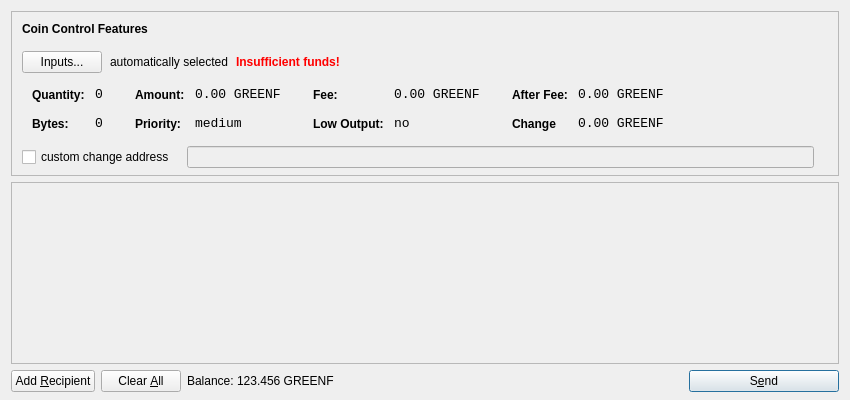
<?xml version="1.0" encoding="UTF-8"?>
<ui version="4.0">
 <class>SendCoinsDialog</class>
 <widget class="QDialog" name="SendCoinsDialog">
  <property name="geometry">
   <rect>
    <x>0</x>
    <y>0</y>
    <width>850</width>
    <height>400</height>
   </rect>
  </property>
  <property name="windowTitle">
   <string>Send Coins</string>
  </property>
  <layout class="QVBoxLayout" name="verticalLayout" stretch="0,1,0">
   <property name="bottomMargin">
    <number>8</number>
   </property>
   <item>
    <widget class="QFrame" name="frameCoinControl">
     <property name="sizePolicy">
      <sizepolicy hsizetype="Expanding" vsizetype="Expanding">
       <horstretch>0</horstretch>
       <verstretch>0</verstretch>
      </sizepolicy>
     </property>
     <property name="maximumSize">
      <size>
       <width>16777215</width>
       <height>16777215</height>
      </size>
     </property>
     <property name="frameShape">
      <enum>QFrame::StyledPanel</enum>
     </property>
     <property name="frameShadow">
      <enum>QFrame::Sunken</enum>
     </property>
     <layout class="QVBoxLayout" name="verticalLayoutCoinControl2">
      <property name="spacing">
       <number>-1</number>
      </property>
      <property name="leftMargin">
       <number>0</number>
      </property>
      <property name="topMargin">
       <number>0</number>
      </property>
      <property name="rightMargin">
       <number>0</number>
      </property>
      <property name="bottomMargin">
       <number>6</number>
      </property>
      <item>
       <layout class="QVBoxLayout" name="verticalLayoutCoinControl" stretch="0,0,0,0,1">
        <property name="spacing">
         <number>0</number>
        </property>
        <property name="leftMargin">
         <number>10</number>
        </property>
        <property name="topMargin">
         <number>10</number>
        </property>
        <item>
         <layout class="QHBoxLayout" name="horizontalLayoutCoinControl1">
          <property name="bottomMargin">
           <number>15</number>
          </property>
          <item>
           <widget class="QLabel" name="labelCoinControlFeatures">
            <property name="sizePolicy">
             <sizepolicy hsizetype="Preferred" vsizetype="Maximum">
              <horstretch>0</horstretch>
              <verstretch>0</verstretch>
             </sizepolicy>
            </property>
            <property name="font">
             <font>
              <weight>75</weight>
              <bold>true</bold>
             </font>
            </property>
            <property name="styleSheet">
             <string notr="true">font-weight:bold;</string>
            </property>
            <property name="text">
             <string>Coin Control Features</string>
            </property>
           </widget>
          </item>
         </layout>
        </item>
        <item>
         <layout class="QHBoxLayout" name="horizontalLayoutCoinControl2" stretch="0,0,0,0">
          <property name="spacing">
           <number>8</number>
          </property>
          <property name="bottomMargin">
           <number>10</number>
          </property>
          <item>
           <widget class="QPushButton" name="pushButtonCoinControl">
            <property name="styleSheet">
             <string notr="true"/>
            </property>
            <property name="text">
             <string>Inputs...</string>
            </property>
           </widget>
          </item>
          <item>
           <widget class="QLabel" name="labelCoinControlAutomaticallySelected">
            <property name="text">
             <string>automatically selected</string>
            </property>
            <property name="margin">
             <number>5</number>
            </property>
           </widget>
          </item>
          <item>
           <widget class="QLabel" name="labelCoinControlInsuffFunds">
            <property name="font">
             <font>
              <weight>75</weight>
              <bold>true</bold>
             </font>
            </property>
            <property name="styleSheet">
             <string notr="true">color:red;font-weight:bold;</string>
            </property>
            <property name="text">
             <string>Insufficient funds!</string>
            </property>
            <property name="margin">
             <number>5</number>
            </property>
           </widget>
          </item>
          <item>
           <spacer name="horizontalSpacerCoinControl">
            <property name="orientation">
             <enum>Qt::Horizontal</enum>
            </property>
            <property name="sizeHint" stdset="0">
             <size>
              <width>40</width>
              <height>1</height>
             </size>
            </property>
           </spacer>
          </item>
         </layout>
        </item>
        <item>
         <widget class="QWidget" name="widgetCoinControl" native="true">
          <property name="sizePolicy">
           <sizepolicy hsizetype="Preferred" vsizetype="Preferred">
            <horstretch>0</horstretch>
            <verstretch>0</verstretch>
           </sizepolicy>
          </property>
          <property name="minimumSize">
           <size>
            <width>0</width>
            <height>0</height>
           </size>
          </property>
          <property name="styleSheet">
           <string notr="true"/>
          </property>
          <layout class="QHBoxLayout" name="horizontalLayoutCoinControl5">
           <property name="margin">
            <number>0</number>
           </property>
           <item>
            <layout class="QHBoxLayout" name="horizontalLayoutCoinControl3" stretch="0,0,0,1">
             <property name="spacing">
              <number>20</number>
             </property>
             <property name="topMargin">
              <number>0</number>
             </property>
             <property name="bottomMargin">
              <number>10</number>
             </property>
             <item>
              <layout class="QFormLayout" name="formLayoutCoinControl1">
               <property name="horizontalSpacing">
                <number>10</number>
               </property>
               <property name="verticalSpacing">
                <number>14</number>
               </property>
               <property name="leftMargin">
                <number>10</number>
               </property>
               <property name="topMargin">
                <number>4</number>
               </property>
               <property name="rightMargin">
                <number>6</number>
               </property>
               <item row="0" column="0">
                <widget class="QLabel" name="labelCoinControlQuantityText">
                 <property name="styleSheet">
                  <string notr="true">font-weight:bold;</string>
                 </property>
                 <property name="text">
                  <string>Quantity:</string>
                 </property>
                 <property name="margin">
                  <number>0</number>
                 </property>
                </widget>
               </item>
               <item row="0" column="1">
                <widget class="QLabel" name="labelCoinControlQuantity">
                 <property name="font">
                  <font>
                   <family>Monospace</family>
                   <pointsize>10</pointsize>
                  </font>
                 </property>
                 <property name="cursor">
                  <cursorShape>IBeamCursor</cursorShape>
                 </property>
                 <property name="contextMenuPolicy">
                  <enum>Qt::ActionsContextMenu</enum>
                 </property>
                 <property name="text">
                  <string>0</string>
                 </property>
                 <property name="margin">
                  <number>0</number>
                 </property>
                 <property name="textInteractionFlags">
                  <set>Qt::LinksAccessibleByMouse|Qt::TextSelectableByKeyboard|Qt::TextSelectableByMouse</set>
                 </property>
                </widget>
               </item>
               <item row="1" column="0">
                <widget class="QLabel" name="labelCoinControlBytesText">
                 <property name="styleSheet">
                  <string notr="true">font-weight:bold;</string>
                 </property>
                 <property name="text">
                  <string>Bytes:</string>
                 </property>
                </widget>
               </item>
               <item row="1" column="1">
                <widget class="QLabel" name="labelCoinControlBytes">
                 <property name="font">
                  <font>
                   <family>Monospace</family>
                   <pointsize>10</pointsize>
                  </font>
                 </property>
                 <property name="cursor">
                  <cursorShape>IBeamCursor</cursorShape>
                 </property>
                 <property name="contextMenuPolicy">
                  <enum>Qt::ActionsContextMenu</enum>
                 </property>
                 <property name="text">
                  <string>0</string>
                 </property>
                 <property name="textInteractionFlags">
                  <set>Qt::LinksAccessibleByMouse|Qt::TextSelectableByKeyboard|Qt::TextSelectableByMouse</set>
                 </property>
                </widget>
               </item>
              </layout>
             </item>
             <item>
              <layout class="QFormLayout" name="formLayoutCoinControl2">
               <property name="horizontalSpacing">
                <number>10</number>
               </property>
               <property name="verticalSpacing">
                <number>14</number>
               </property>
               <property name="leftMargin">
                <number>6</number>
               </property>
               <property name="topMargin">
                <number>4</number>
               </property>
               <property name="rightMargin">
                <number>6</number>
               </property>
               <item row="0" column="0">
                <widget class="QLabel" name="labelCoinControlAmountText">
                 <property name="styleSheet">
                  <string notr="true">font-weight:bold;</string>
                 </property>
                 <property name="text">
                  <string>Amount:</string>
                 </property>
                 <property name="margin">
                  <number>0</number>
                 </property>
                </widget>
               </item>
               <item row="0" column="1">
                <widget class="QLabel" name="labelCoinControlAmount">
                 <property name="font">
                  <font>
                   <family>Monospace</family>
                   <pointsize>10</pointsize>
                  </font>
                 </property>
                 <property name="cursor">
                  <cursorShape>IBeamCursor</cursorShape>
                 </property>
                 <property name="contextMenuPolicy">
                  <enum>Qt::ActionsContextMenu</enum>
                 </property>
                 <property name="text">
                  <string>0.00 GREENF</string>
                 </property>
                 <property name="textInteractionFlags">
                  <set>Qt::LinksAccessibleByMouse|Qt::TextSelectableByKeyboard|Qt::TextSelectableByMouse</set>
                 </property>
                </widget>
               </item>
               <item row="1" column="0">
                <widget class="QLabel" name="labelCoinControlPriorityText">
                 <property name="styleSheet">
                  <string notr="true">font-weight:bold;</string>
                 </property>
                 <property name="text">
                  <string>Priority:</string>
                 </property>
                </widget>
               </item>
               <item row="1" column="1">
                <widget class="QLabel" name="labelCoinControlPriority">
                 <property name="font">
                  <font>
                   <family>Monospace</family>
                   <pointsize>10</pointsize>
                  </font>
                 </property>
                 <property name="cursor">
                  <cursorShape>IBeamCursor</cursorShape>
                 </property>
                 <property name="contextMenuPolicy">
                  <enum>Qt::ActionsContextMenu</enum>
                 </property>
                 <property name="text">
                  <string>medium</string>
                 </property>
                 <property name="textInteractionFlags">
                  <set>Qt::LinksAccessibleByMouse|Qt::TextSelectableByKeyboard|Qt::TextSelectableByMouse</set>
                 </property>
                </widget>
               </item>
              </layout>
             </item>
             <item>
              <layout class="QFormLayout" name="formLayoutCoinControl3">
               <property name="horizontalSpacing">
                <number>10</number>
               </property>
               <property name="verticalSpacing">
                <number>14</number>
               </property>
               <property name="leftMargin">
                <number>6</number>
               </property>
               <property name="topMargin">
                <number>4</number>
               </property>
               <property name="rightMargin">
                <number>6</number>
               </property>
               <item row="0" column="0">
                <widget class="QLabel" name="labelCoinControlFeeText">
                 <property name="styleSheet">
                  <string notr="true">font-weight:bold;</string>
                 </property>
                 <property name="text">
                  <string>Fee:</string>
                 </property>
                 <property name="margin">
                  <number>0</number>
                 </property>
                </widget>
               </item>
               <item row="0" column="1">
                <widget class="QLabel" name="labelCoinControlFee">
                 <property name="font">
                  <font>
                   <family>Monospace</family>
                   <pointsize>10</pointsize>
                  </font>
                 </property>
                 <property name="cursor">
                  <cursorShape>IBeamCursor</cursorShape>
                 </property>
                 <property name="contextMenuPolicy">
                  <enum>Qt::ActionsContextMenu</enum>
                 </property>
                 <property name="text">
                  <string>0.00 GREENF</string>
                 </property>
                 <property name="textInteractionFlags">
                  <set>Qt::LinksAccessibleByMouse|Qt::TextSelectableByKeyboard|Qt::TextSelectableByMouse</set>
                 </property>
                </widget>
               </item>
               <item row="1" column="0">
                <widget class="QLabel" name="labelCoinControlLowOutputText">
                 <property name="styleSheet">
                  <string notr="true">font-weight:bold;</string>
                 </property>
                 <property name="text">
                  <string>Low Output:</string>
                 </property>
                </widget>
               </item>
               <item row="1" column="1">
                <widget class="QLabel" name="labelCoinControlLowOutput">
                 <property name="font">
                  <font>
                   <family>Monospace</family>
                   <pointsize>10</pointsize>
                  </font>
                 </property>
                 <property name="cursor">
                  <cursorShape>IBeamCursor</cursorShape>
                 </property>
                 <property name="contextMenuPolicy">
                  <enum>Qt::ActionsContextMenu</enum>
                 </property>
                 <property name="text">
                  <string>no</string>
                 </property>
                 <property name="textInteractionFlags">
                  <set>Qt::LinksAccessibleByMouse|Qt::TextSelectableByKeyboard|Qt::TextSelectableByMouse</set>
                 </property>
                </widget>
               </item>
              </layout>
             </item>
             <item>
              <layout class="QFormLayout" name="formLayoutCoinControl4">
               <property name="horizontalSpacing">
                <number>10</number>
               </property>
               <property name="verticalSpacing">
                <number>14</number>
               </property>
               <property name="leftMargin">
                <number>6</number>
               </property>
               <property name="topMargin">
                <number>4</number>
               </property>
               <property name="rightMargin">
                <number>6</number>
               </property>
               <item row="0" column="0">
                <widget class="QLabel" name="labelCoinControlAfterFeeText">
                 <property name="styleSheet">
                  <string notr="true">font-weight:bold;</string>
                 </property>
                 <property name="text">
                  <string>After Fee:</string>
                 </property>
                 <property name="margin">
                  <number>0</number>
                 </property>
                </widget>
               </item>
               <item row="0" column="1">
                <widget class="QLabel" name="labelCoinControlAfterFee">
                 <property name="font">
                  <font>
                   <family>Monospace</family>
                   <pointsize>10</pointsize>
                  </font>
                 </property>
                 <property name="cursor">
                  <cursorShape>IBeamCursor</cursorShape>
                 </property>
                 <property name="contextMenuPolicy">
                  <enum>Qt::ActionsContextMenu</enum>
                 </property>
                 <property name="text">
                  <string>0.00 GREENF</string>
                 </property>
                 <property name="textInteractionFlags">
                  <set>Qt::LinksAccessibleByMouse|Qt::TextSelectableByKeyboard|Qt::TextSelectableByMouse</set>
                 </property>
                </widget>
               </item>
               <item row="1" column="0">
                <widget class="QLabel" name="labelCoinControlChangeText">
                 <property name="styleSheet">
                  <string notr="true">font-weight:bold;</string>
                 </property>
                 <property name="text">
                  <string>Change</string>
                 </property>
                </widget>
               </item>
               <item row="1" column="1">
                <widget class="QLabel" name="labelCoinControlChange">
                 <property name="font">
                  <font>
                   <family>Monospace</family>
                   <pointsize>10</pointsize>
                  </font>
                 </property>
                 <property name="cursor">
                  <cursorShape>IBeamCursor</cursorShape>
                 </property>
                 <property name="contextMenuPolicy">
                  <enum>Qt::ActionsContextMenu</enum>
                 </property>
                 <property name="text">
                  <string>0.00 GREENF</string>
                 </property>
                 <property name="textInteractionFlags">
                  <set>Qt::LinksAccessibleByMouse|Qt::TextSelectableByKeyboard|Qt::TextSelectableByMouse</set>
                 </property>
                </widget>
               </item>
              </layout>
             </item>
            </layout>
           </item>
          </layout>
         </widget>
        </item>
        <item>
         <layout class="QHBoxLayout" name="horizontalLayoutCoinControl4" stretch="0,0,0">
          <property name="spacing">
           <number>12</number>
          </property>
          <property name="sizeConstraint">
           <enum>QLayout::SetDefaultConstraint</enum>
          </property>
          <property name="topMargin">
           <number>5</number>
          </property>
          <property name="rightMargin">
           <number>5</number>
          </property>
          <item>
           <widget class="QCheckBox" name="checkBoxCoinControlChange">
            <property name="text">
             <string>custom change address</string>
            </property>
           </widget>
          </item>
          <item>
           <widget class="QLineEdit" name="lineEditCoinControlChange">
            <property name="enabled">
             <bool>false</bool>
            </property>
            <property name="sizePolicy">
             <sizepolicy hsizetype="Expanding" vsizetype="Fixed">
              <horstretch>0</horstretch>
              <verstretch>0</verstretch>
             </sizepolicy>
            </property>
           </widget>
          </item>
          <item>
           <widget class="QLabel" name="labelCoinControlChangeLabel">
            <property name="sizePolicy">
             <sizepolicy hsizetype="Preferred" vsizetype="Expanding">
              <horstretch>0</horstretch>
              <verstretch>0</verstretch>
             </sizepolicy>
            </property>
            <property name="minimumSize">
             <size>
              <width>0</width>
              <height>0</height>
             </size>
            </property>
            <property name="text">
             <string/>
            </property>
            <property name="margin">
             <number>3</number>
            </property>
           </widget>
          </item>
         </layout>
        </item>
        <item>
         <spacer name="verticalSpacerCoinControl">
          <property name="orientation">
           <enum>Qt::Vertical</enum>
          </property>
          <property name="sizeHint" stdset="0">
           <size>
            <width>800</width>
            <height>1</height>
           </size>
          </property>
         </spacer>
        </item>
       </layout>
      </item>
     </layout>
    </widget>
   </item>
   <item>
    <widget class="QScrollArea" name="scrollArea">
     <property name="widgetResizable">
      <bool>true</bool>
     </property>
     <widget class="QWidget" name="scrollAreaWidgetContents">
      <property name="geometry">
       <rect>
        <x>0</x>
        <y>0</y>
        <width>830</width>
        <height>165</height>
       </rect>
      </property>
      <layout class="QVBoxLayout" name="verticalLayout_2">
       <property name="margin">
        <number>0</number>
       </property>
       <item>
        <layout class="QVBoxLayout" name="entries">
         <property name="spacing">
          <number>6</number>
         </property>
        </layout>
       </item>
       <item>
        <spacer name="verticalSpacer">
         <property name="orientation">
          <enum>Qt::Vertical</enum>
         </property>
         <property name="sizeHint" stdset="0">
          <size>
           <width>20</width>
           <height>40</height>
          </size>
         </property>
        </spacer>
       </item>
      </layout>
     </widget>
    </widget>
   </item>
   <item>
    <layout class="QHBoxLayout" name="horizontalLayout">
     <item>
      <widget class="QPushButton" name="addButton">
       <property name="toolTip">
        <string>Send to multiple recipients at once</string>
       </property>
       <property name="text">
        <string>Add &amp;Recipient</string>
       </property>
       <property name="icon">
        <iconset resource="../bitcoin.qrc">
         <normaloff>:/icons/add</normaloff>:/icons/add</iconset>
       </property>
       <property name="autoDefault">
        <bool>false</bool>
       </property>
      </widget>
     </item>
     <item>
      <widget class="QPushButton" name="clearButton">
       <property name="sizePolicy">
        <sizepolicy hsizetype="Minimum" vsizetype="Fixed">
         <horstretch>0</horstretch>
         <verstretch>0</verstretch>
        </sizepolicy>
       </property>
       <property name="toolTip">
        <string>Remove all transaction fields</string>
       </property>
       <property name="text">
        <string>Clear &amp;All</string>
       </property>
       <property name="icon">
        <iconset resource="../bitcoin.qrc">
         <normaloff>:/icons/remove</normaloff>:/icons/remove</iconset>
       </property>
       <property name="autoRepeatDelay">
        <number>300</number>
       </property>
       <property name="autoDefault">
        <bool>false</bool>
       </property>
      </widget>
     </item>
     <item>
      <layout class="QHBoxLayout" name="horizontalLayout_2">
       <property name="spacing">
        <number>3</number>
       </property>
       <item>
        <widget class="QLabel" name="label">
         <property name="sizePolicy">
          <sizepolicy hsizetype="Preferred" vsizetype="Fixed">
           <horstretch>0</horstretch>
           <verstretch>0</verstretch>
          </sizepolicy>
         </property>
         <property name="text">
          <string>Balance:</string>
         </property>
        </widget>
       </item>
       <item>
        <widget class="QLabel" name="labelBalance">
         <property name="sizePolicy">
          <sizepolicy hsizetype="Preferred" vsizetype="Fixed">
           <horstretch>0</horstretch>
           <verstretch>0</verstretch>
          </sizepolicy>
         </property>
         <property name="cursor">
          <cursorShape>IBeamCursor</cursorShape>
         </property>
         <property name="text">
          <string>123.456 GREENF</string>
         </property>
         <property name="textInteractionFlags">
          <set>Qt::LinksAccessibleByMouse|Qt::TextSelectableByKeyboard|Qt::TextSelectableByMouse</set>
         </property>
        </widget>
       </item>
      </layout>
     </item>
     <item>
      <spacer name="horizontalSpacer">
       <property name="orientation">
        <enum>Qt::Horizontal</enum>
       </property>
       <property name="sizeHint" stdset="0">
        <size>
         <width>40</width>
         <height>20</height>
        </size>
       </property>
      </spacer>
     </item>
     <item>
      <widget class="QPushButton" name="sendButton">
       <property name="minimumSize">
        <size>
         <width>150</width>
         <height>0</height>
        </size>
       </property>
       <property name="toolTip">
        <string>Confirm the send action</string>
       </property>
       <property name="text">
        <string>S&amp;end</string>
       </property>
       <property name="icon">
        <iconset resource="../bitcoin.qrc">
         <normaloff>:/icons/send</normaloff>:/icons/send</iconset>
       </property>
       <property name="default">
        <bool>true</bool>
       </property>
      </widget>
     </item>
    </layout>
   </item>
  </layout>
 </widget>
 <resources>
  <include location="../bitcoin.qrc"/>
 </resources>
 <connections/>
</ui>
